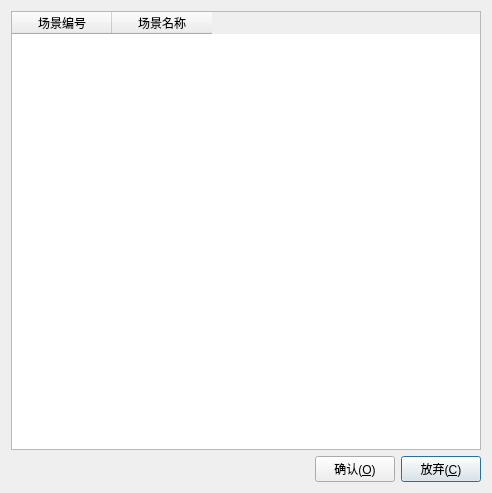
<?xml version="1.0" encoding="UTF-8"?>
<ui version="4.0">
 <class>DlgSelectScene</class>
 <widget class="QDialog" name="DlgSelectScene">
  <property name="geometry">
   <rect>
    <x>0</x>
    <y>0</y>
    <width>492</width>
    <height>493</height>
   </rect>
  </property>
  <property name="windowTitle">
   <string>选择场景</string>
  </property>
  <layout class="QGridLayout" name="gridLayout">
   <item row="0" column="0">
    <widget class="QTableWidget" name="tableWidget">
     <column>
      <property name="text">
       <string>场景编号</string>
      </property>
     </column>
     <column>
      <property name="text">
       <string>场景名称</string>
      </property>
     </column>
    </widget>
   </item>
   <item row="1" column="0">
    <layout class="QHBoxLayout" name="horizontalLayout">
     <item>
      <spacer name="horizontalSpacer">
       <property name="orientation">
        <enum>Qt::Horizontal</enum>
       </property>
       <property name="sizeHint" stdset="0">
        <size>
         <width>40</width>
         <height>20</height>
        </size>
       </property>
      </spacer>
     </item>
     <item>
      <widget class="QPushButton" name="pushButton_ok">
       <property name="text">
        <string>确认(&amp;O)</string>
       </property>
       <property name="icon">
        <iconset resource="ssp_gui_3d.qrc">
         <normaloff>:/ssp_gui_3d/ok</normaloff>:/ssp_gui_3d/ok</iconset>
       </property>
      </widget>
     </item>
     <item>
      <widget class="QPushButton" name="pushButton_cancel">
       <property name="text">
        <string>放弃(&amp;C)</string>
       </property>
       <property name="icon">
        <iconset resource="ssp_gui_3d.qrc">
         <normaloff>:/ssp_gui_3d/cancel</normaloff>:/ssp_gui_3d/cancel</iconset>
       </property>
       <property name="default">
        <bool>true</bool>
       </property>
      </widget>
     </item>
    </layout>
   </item>
  </layout>
 </widget>
 <layoutdefault spacing="6" margin="11"/>
 <resources>
  <include location="ssp_gui_3d.qrc"/>
 </resources>
 <connections/>
</ui>
